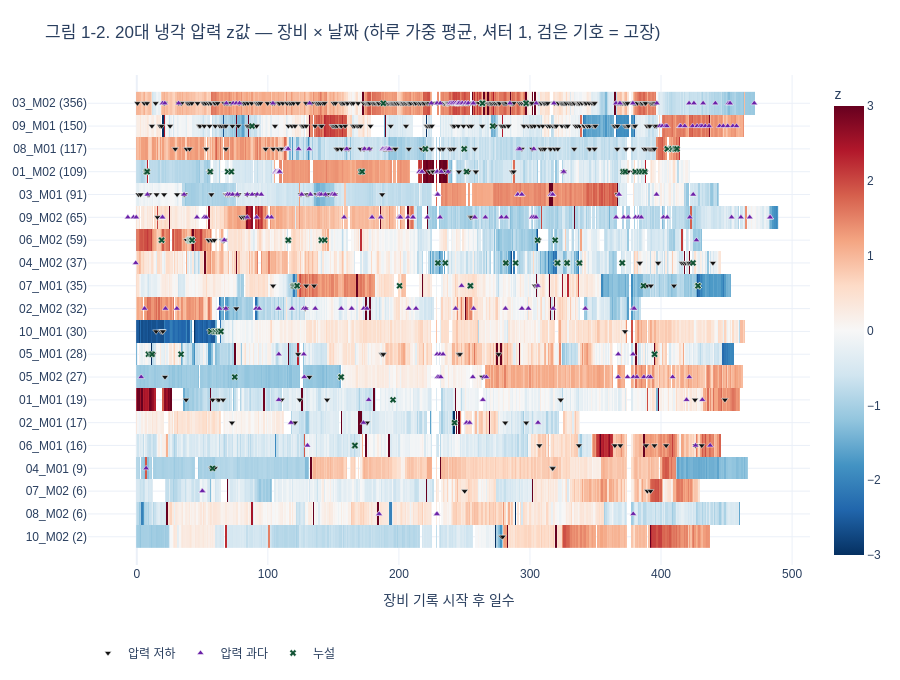
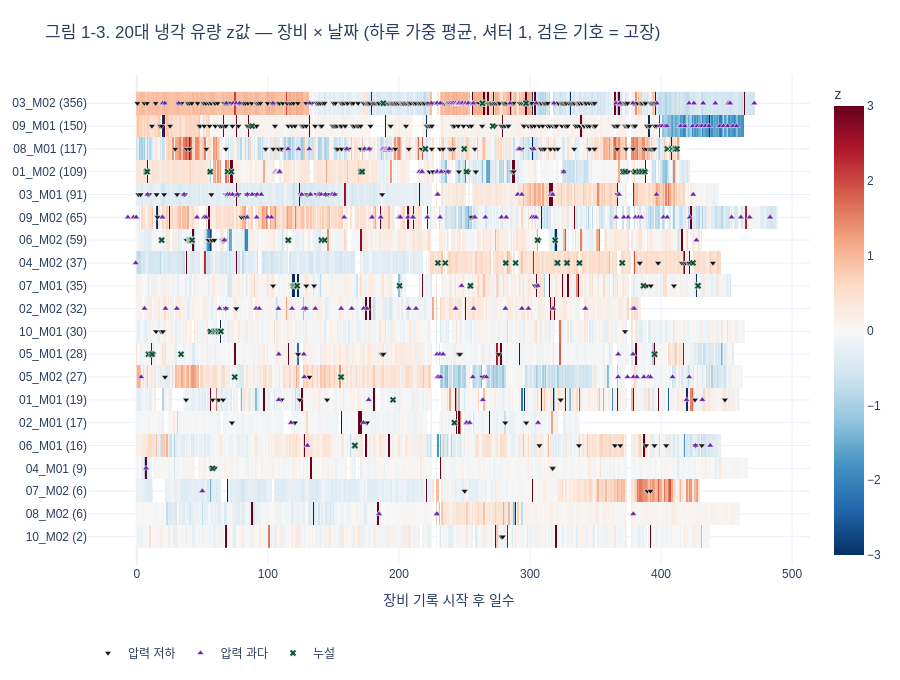
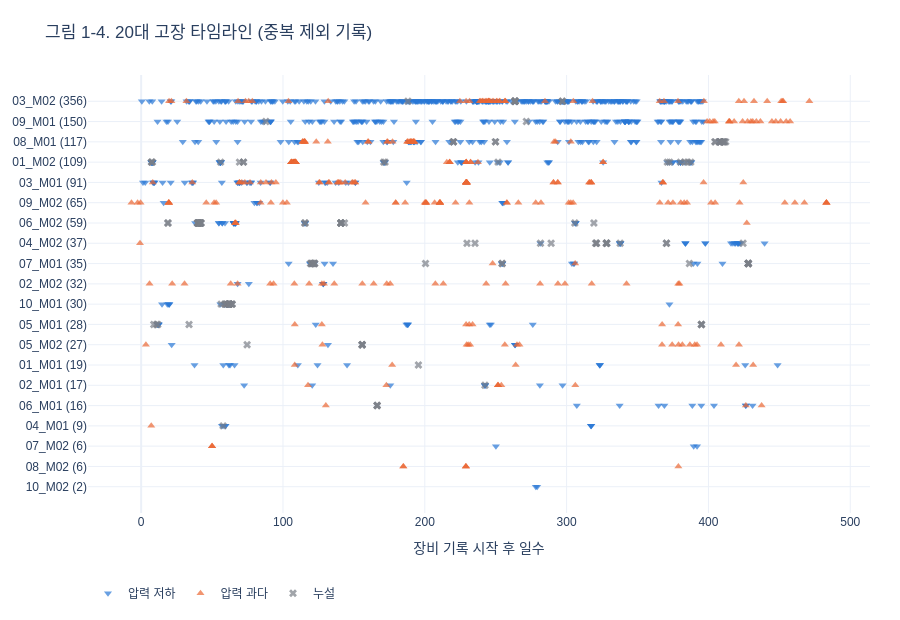
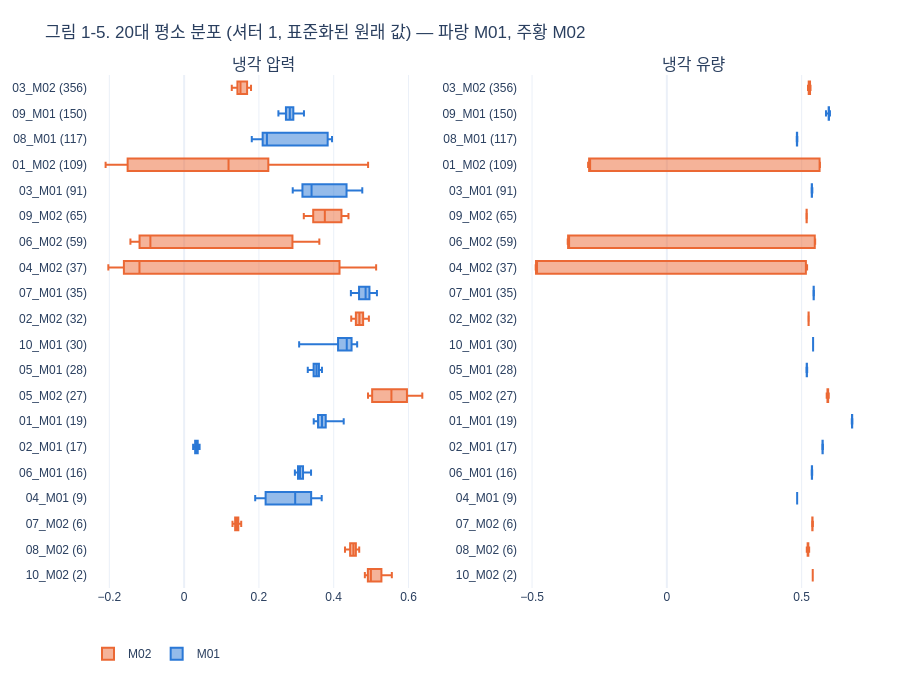

Notebook source saved alongside these figures, in order:
### Markdown cell above
### 1-2. 20대 전체 보기

점을 전부 찍으면 52만 개라 아무것도 안 보인다. **요약해서 한 장에** 그린다. 모두 20대 전체, 샘플링 없음, 셔터 1 구간이다. 장비는 고장 기록이 많은 순으로 위에서부터 놓고, 이름 옆 괄호는 고장 기록 수다.

| 그림 | 보는 것 | 만드는 법 |
|---|---|---|
| 1-2, 1-3 장비 × 날짜 히트맵 | 냉각 압력·유량이 언제 평소보다 높거나 낮았는지, 고장 직전에 색이 바뀌는지 | 칸 = 장비 하루. 색 = 그날 z값의 원본 행 수 가중 평균(±3에서 자름, 빨강 = 평소보다 높음, 파랑 = 낮음, 빈칸 = 셔터 1 기록 없음). 검은 기호 = 고장 기록 |
| 1-4 고장 타임라인 | 고장이 언제, 어느 장비에 몰렸는지 | 장비별 고장 기록을 종류별 기호로 찍는다 |
| 1-5 장비별 평소 분포 | 장비마다 평소 수준과 흔들림 폭 | 평소 구간의 표준화된 원래 값으로 분위수(5·25·50·75·95%)를 계산해 상자만 그린다 |

가로축은 장비마다 **기록 시작 후 일수**다(장비마다 기록 시작 시각이 다르다).

### Code cell
# 장비 순서: 고장 기록 많은 순 (위 → 아래), 표시 이름에 고장 수
fault_total = events.Tool.value_counts().reindex(sorted(df.Tool.unique()), fill_value=0)
tool_order = fault_total.sort_values(ascending=False).index.tolist()
tool_label = {tool: f'{tool} ({fault_total[tool]})' for tool in tool_order}
day_of_row = ((df.time_start - df.Tool.map(tool_start_by)) // DAY).astype(int)   # 장비 기록 시작 후 몇째 날
FAULT_MARK = dict(zip(ORDER, ['#111111', '#6b21a8', '#0f5132']))                 # 히트맵 위 고장 기호 색 (진한 색)

def daily_matrix(sensor):
    # 장비 × 날짜 행렬: 하루 z값의 원본 행 수 가중 평균 = Σ(z × n_rows) / Σ(n_rows)
    z_values = df['z_' + sensor]
    has_z = z_values.notna()
    daily = (pd.DataFrame({'Tool': df.Tool[has_z], 'day': day_of_row[has_z],
                           'z_x_weight': z_values[has_z] * df.n_rows[has_z], 'weight': df.n_rows[has_z]})
             .groupby(['Tool', 'day'])[['z_x_weight', 'weight']].sum())
    daily_mean = (daily.z_x_weight / daily.weight).unstack('day')
    all_days = np.arange(day_of_row.max() + 1)
    return daily_mean.reindex(index=tool_order, columns=all_days)

for fig_no, sensor in [(2, 'FLOWCOOLPRESSURE'), (3, 'FLOWCOOLFLOWRATE')]:
    matrix = daily_matrix(sensor)
    fig = go.Figure(go.Heatmap(z=matrix.clip(-3, 3).to_numpy(), x=matrix.columns, y=[tool_label[tool] for tool in tool_order],
                               zmid=0, zmin=-3, zmax=3, colorscale='RdBu_r', colorbar=dict(title='z'),
                               hovertemplate='%{y}<br>%{x}일째<br>z %{z:.2f}<extra></extra>'))
    for ftype in ORDER:
        type_events = events[events.종류 == ftype]
        fig.add_trace(go.Scatter(x=(type_events.time - type_events.Tool.map(tool_start_by)) / DAY,
                                 y=type_events.Tool.map(tool_label), mode='markers', name=ftype,
                                 marker=dict(symbol=FSYMBOL[ftype], color=FAULT_MARK[ftype], size=6,
                                             line=dict(color='white', width=.5)),
                                 hovertemplate='%{y}<br>' + ftype + ' %{x:.1f}일째<extra></extra>'))
    fig.update_yaxes(categoryorder='array', categoryarray=[tool_label[tool] for tool in tool_order][::-1])
    fig.update_xaxes(title_text='장비 기록 시작 후 일수')
    fig.update_layout(title=f'그림 1-{fig_no}. 20대 {NAMES[sensor]} z값 — 장비 × 날짜 (하루 가중 평균, 셔터 1, 검은 기호 = 고장)',
                      legend=dict(orientation='h', y=-0.15))
    show(fig, 680)

# 그림 1-4: 고장 타임라인
fig = go.Figure()
for ftype in ORDER:
    type_events = events[events.종류 == ftype]
    fig.add_trace(go.Scatter(x=(type_events.time - type_events.Tool.map(tool_start_by)) / DAY,
                             y=type_events.Tool.map(tool_label), mode='markers', name=ftype,
                             marker=dict(symbol=FSYMBOL[ftype], color=FCOLOR[ftype], size=7, opacity=.7),
                             hovertemplate='%{y}<br>' + ftype + ' %{x:.1f}일째<extra></extra>'))
fig.update_yaxes(categoryorder='array', categoryarray=[tool_label[tool] for tool in tool_order][::-1])
fig.update_xaxes(title_text='장비 기록 시작 후 일수')
fig.update_layout(title='그림 1-4. 20대 고장 타임라인 (중복 제외 기록)', legend=dict(orientation='h', y=-0.15))
show(fig, 620)

# 고장이 몰린 정도: 장비별로 고장 기록이 가장 많은 30일 창에 든 비율
def busiest_30d_share(fault_times):
    fault_times = np.sort(fault_times)
    if len(fault_times) == 0:
        return np.nan
    window_end = np.searchsorted(fault_times, fault_times + 30 * DAY)
    return (window_end - np.arange(len(fault_times))).max() / len(fault_times) * 100
concentration = pd.DataFrame({
    '고장 기록': fault_total[tool_order],
    '기간(일)': ((full_df.groupby('Tool').time_end.max() - tool_start_by) / DAY).round(0).astype(int)[tool_order],
    '가장 붐빈 30일에 든 비율(%)': [round(busiest_30d_share(events.loc[events.Tool == tool, 'time'].to_numpy()), 1)
                               for tool in tool_order]})
display(concentration.rename_axis('장비 (고장 많은 순)'))

# 그림 1-5: 20대 평소 분포 (냉각 압력·유량, 표준화된 원래 값, 상자 25~75%, 수염 5~95%)
QUANTILES = [.05, .25, .5, .75, .95]
M_COLOR = {'M01': '#2a78d6', 'M02': '#eb6834'}
fig = make_subplots(rows=1, cols=2, subplot_titles=[NAMES['FLOWCOOLPRESSURE'], NAMES['FLOWCOOLFLOWRATE']])
spread_all = []
for col, sensor in enumerate(['FLOWCOOLPRESSURE', 'FLOWCOOLFLOWRATE'], 1):
    for tool in tool_order:
        values = df.loc[(df.Tool == tool) & df.normal, sensor + '_mean'].dropna()
        p05, p25, p50, p75, p95 = values.quantile(QUANTILES).to_numpy()
        spread_all.append({'장비': tool, '센서': NAMES[sensor], '중앙값': p50, '25~75% 폭': p75 - p25})
        fig.add_trace(go.Box(y=[tool_label[tool]], q1=[p25], median=[p50], q3=[p75], lowerfence=[p05], upperfence=[p95],
                             orientation='h', marker_color=M_COLOR[tool[3:]], name=tool[3:], legendgroup=tool[3:],
                             showlegend=(col == 1 and tool == next(t for t in tool_order if t[3:] == tool[3:])),
                             boxpoints=False), row=1, col=col)
    fig.update_yaxes(categoryorder='array', categoryarray=[tool_label[tool] for tool in tool_order][::-1], row=1, col=col)
fig.update_layout(title='그림 1-5. 20대 평소 분포 (셔터 1, 표준화된 원래 값) — 파랑 M01, 주황 M02', legend=dict(orientation='h', y=-0.1))
show(fig, 680)
spread_table = pd.DataFrame(spread_all).pivot(index='장비', columns='센서', values='25~75% 폭').reindex(tool_order).round(3)
spread_table.insert(0, '고장 기록', fault_total[tool_order])
display(spread_table.rename_axis(columns='평소 25~75% 폭'))
display(spread_table.assign(구분=[tool[3:] for tool in spread_table.index]).groupby('구분')
        [[NAMES['FLOWCOOLPRESSURE'], NAMES['FLOWCOOLFLOWRATE']]].median().round(3).rename_axis(columns='평소 25~75% 폭 중앙값'))

### Figure 1 — Plotly figure (JSON) as saved in the notebook; plotly's stock layout.template omitted (floating-point values rounded to 4 significant figures; data arrays with more than 128 entries replaced by an {"elided": "..."} marker saying what was removed)
{"data": [{"colorbar": {"title": {"text": "z"}}, "colorscale": [[0.0, "rgb(5,48,97)"], [0.1, "rgb(33,102,172)"], [0.2, "rgb(67,147,195)"], [0.3, "rgb(146,197,222)"], [0.4, "rgb(209,229,240)"], [0.5, "rgb(247,247,247)"], [0.6, "rgb(253,219,199)"], [0.7, "rgb(244,165,130)"], [0.8, "rgb(214,96,77)"], [0.9, "rgb(178,24,43)"], [1.0, "rgb(103,0,31)"]], "hovertemplate": "%{y}<br>%{x}일째<br>z %{z:.2f}<extra></extra>", "type": "heatmap", "x": {"elided": "490 int values"}, "y": ["03_M02 (356)", "09_M01 (150)", "08_M01 (117)", "01_M02 (109)", "03_M01 (91)", "09_M02 (65)", "06_M02 (59)", "04_M02 (37)", "07_M01 (35)", "02_M02 (32)", "10_M01 (30)", "05_M01 (28)", "05_M02 (27)", "01_M01 (19)", "02_M01 (17)", "06_M01 (16)", "04_M01 (9)", "07_M02 (6)", "08_M02 (6)", "10_M02 (2)"], "z": {"elided": "20x490 float values"}, "zmax": 3, "zmid": 0, "zmin": -3}, {"hovertemplate": "%{y}<br>압력 저하 %{x:.1f}일째<extra></extra>", "marker": {"color": "#111111", "line": {"color": "white", "width": 0.5}, "size": 6, "symbol": "triangle-down"}, "mode": "markers", "name": "압력 저하", "type": "scatter", "x": {"elided": "741 float values"}, "y": {"elided": "741 str values"}}, {"hovertemplate": "%{y}<br>압력 과다 %{x:.1f}일째<extra></extra>", "marker": {"color": "#6b21a8", "line": {"color": "white", "width": 0.5}, "size": 6, "symbol": "triangle-up"}, "mode": "markers", "name": "압력 과다", "type": "scatter", "x": {"elided": "333 float values"}, "y": {"elided": "333 str values"}}, {"hovertemplate": "%{y}<br>누설 %{x:.1f}일째<extra></extra>", "marker": {"color": "#0f5132", "line": {"color": "white", "width": 0.5}, "size": 6, "symbol": "x"}, "mode": "markers", "name": "누설", "type": "scatter", "x": {"elided": "137 float values"}, "y": {"elided": "137 str values"}}], "layout": {"font": {"family": "Malgun Gothic, sans-serif"}, "height": 680, "legend": {"orientation": "h", "y": -0.15}, "margin": {"b": 70, "l": 30, "r": 30, "t": 75}, "title": {"text": "그림 1-2. 20대 냉각 압력 z값 — 장비 × 날짜 (하루 가중 평균, 셔터 1, 검은 기호 = 고장)"}, "xaxis": {"title": {"text": "장비 기록 시작 후 일수"}}, "yaxis": {"categoryarray": ["10_M02 (2)", "08_M02 (6)", "07_M02 (6)", "04_M01 (9)", "06_M01 (16)", "02_M01 (17)", "01_M01 (19)", "05_M02 (27)", "05_M01 (28)", "10_M01 (30)", "02_M02 (32)", "07_M01 (35)", "04_M02 (37)", "06_M02 (59)", "09_M02 (65)", "03_M01 (91)", "01_M02 (109)", "08_M01 (117)", "09_M01 (150)", "03_M02 (356)"], "categoryorder": "array"}}}

### Figure 2 — Plotly figure (JSON) as saved in the notebook; plotly's stock layout.template omitted (floating-point values rounded to 4 significant figures; data arrays with more than 128 entries replaced by an {"elided": "..."} marker saying what was removed)
{"data": [{"colorbar": {"title": {"text": "z"}}, "colorscale": [[0.0, "rgb(5,48,97)"], [0.1, "rgb(33,102,172)"], [0.2, "rgb(67,147,195)"], [0.3, "rgb(146,197,222)"], [0.4, "rgb(209,229,240)"], [0.5, "rgb(247,247,247)"], [0.6, "rgb(253,219,199)"], [0.7, "rgb(244,165,130)"], [0.8, "rgb(214,96,77)"], [0.9, "rgb(178,24,43)"], [1.0, "rgb(103,0,31)"]], "hovertemplate": "%{y}<br>%{x}일째<br>z %{z:.2f}<extra></extra>", "type": "heatmap", "x": {"elided": "490 int values"}, "y": ["03_M02 (356)", "09_M01 (150)", "08_M01 (117)", "01_M02 (109)", "03_M01 (91)", "09_M02 (65)", "06_M02 (59)", "04_M02 (37)", "07_M01 (35)", "02_M02 (32)", "10_M01 (30)", "05_M01 (28)", "05_M02 (27)", "01_M01 (19)", "02_M01 (17)", "06_M01 (16)", "04_M01 (9)", "07_M02 (6)", "08_M02 (6)", "10_M02 (2)"], "z": {"elided": "20x490 float values"}, "zmax": 3, "zmid": 0, "zmin": -3}, {"hovertemplate": "%{y}<br>압력 저하 %{x:.1f}일째<extra></extra>", "marker": {"color": "#111111", "line": {"color": "white", "width": 0.5}, "size": 6, "symbol": "triangle-down"}, "mode": "markers", "name": "압력 저하", "type": "scatter", "x": {"elided": "741 float values"}, "y": {"elided": "741 str values"}}, {"hovertemplate": "%{y}<br>압력 과다 %{x:.1f}일째<extra></extra>", "marker": {"color": "#6b21a8", "line": {"color": "white", "width": 0.5}, "size": 6, "symbol": "triangle-up"}, "mode": "markers", "name": "압력 과다", "type": "scatter", "x": {"elided": "333 float values"}, "y": {"elided": "333 str values"}}, {"hovertemplate": "%{y}<br>누설 %{x:.1f}일째<extra></extra>", "marker": {"color": "#0f5132", "line": {"color": "white", "width": 0.5}, "size": 6, "symbol": "x"}, "mode": "markers", "name": "누설", "type": "scatter", "x": {"elided": "137 float values"}, "y": {"elided": "137 str values"}}], "layout": {"font": {"family": "Malgun Gothic, sans-serif"}, "height": 680, "legend": {"orientation": "h", "y": -0.15}, "margin": {"b": 70, "l": 30, "r": 30, "t": 75}, "title": {"text": "그림 1-3. 20대 냉각 유량 z값 — 장비 × 날짜 (하루 가중 평균, 셔터 1, 검은 기호 = 고장)"}, "xaxis": {"title": {"text": "장비 기록 시작 후 일수"}}, "yaxis": {"categoryarray": ["10_M02 (2)", "08_M02 (6)", "07_M02 (6)", "04_M01 (9)", "06_M01 (16)", "02_M01 (17)", "01_M01 (19)", "05_M02 (27)", "05_M01 (28)", "10_M01 (30)", "02_M02 (32)", "07_M01 (35)", "04_M02 (37)", "06_M02 (59)", "09_M02 (65)", "03_M01 (91)", "01_M02 (109)", "08_M01 (117)", "09_M01 (150)", "03_M02 (356)"], "categoryorder": "array"}}}

### Figure 3 — Plotly figure (JSON) as saved in the notebook; plotly's stock layout.template omitted (floating-point values rounded to 4 significant figures; data arrays with more than 128 entries replaced by an {"elided": "..."} marker saying what was removed)
{"data": [{"hovertemplate": "%{y}<br>압력 저하 %{x:.1f}일째<extra></extra>", "marker": {"color": "#2a78d6", "opacity": 0.7, "size": 7, "symbol": "triangle-down"}, "mode": "markers", "name": "압력 저하", "type": "scatter", "x": {"elided": "741 float values"}, "y": {"elided": "741 str values"}}, {"hovertemplate": "%{y}<br>압력 과다 %{x:.1f}일째<extra></extra>", "marker": {"color": "#eb6834", "opacity": 0.7, "size": 7, "symbol": "triangle-up"}, "mode": "markers", "name": "압력 과다", "type": "scatter", "x": {"elided": "333 float values"}, "y": {"elided": "333 str values"}}, {"hovertemplate": "%{y}<br>누설 %{x:.1f}일째<extra></extra>", "marker": {"color": "#7a7f87", "opacity": 0.7, "size": 7, "symbol": "x"}, "mode": "markers", "name": "누설", "type": "scatter", "x": {"elided": "137 float values"}, "y": {"elided": "137 str values"}}], "layout": {"font": {"family": "Malgun Gothic, sans-serif"}, "height": 620, "legend": {"orientation": "h", "y": -0.15}, "margin": {"b": 70, "l": 30, "r": 30, "t": 75}, "title": {"text": "그림 1-4. 20대 고장 타임라인 (중복 제외 기록)"}, "xaxis": {"title": {"text": "장비 기록 시작 후 일수"}}, "yaxis": {"categoryarray": ["10_M02 (2)", "08_M02 (6)", "07_M02 (6)", "04_M01 (9)", "06_M01 (16)", "02_M01 (17)", "01_M01 (19)", "05_M02 (27)", "05_M01 (28)", "10_M01 (30)", "02_M02 (32)", "07_M01 (35)", "04_M02 (37)", "06_M02 (59)", "09_M02 (65)", "03_M01 (91)", "01_M02 (109)", "08_M01 (117)", "09_M01 (150)", "03_M02 (356)"], "categoryorder": "array"}}}

### Figure 4 — Plotly figure (JSON) as saved in the notebook; plotly's stock layout.template omitted (floating-point values rounded to 4 significant figures)
{"data": [{"boxpoints": false, "legendgroup": "M02", "lowerfence": [0.1274], "marker": {"color": "#eb6834"}, "median": [0.1507], "name": "M02", "orientation": "h", "q1": [0.1425], "q3": [0.1684], "showlegend": true, "type": "box", "upperfence": [0.1789], "xaxis": "x", "y": ["03_M02 (356)"], "yaxis": "y"}, {"boxpoints": false, "legendgroup": "M01", "lowerfence": [0.2521], "marker": {"color": "#2a78d6"}, "median": [0.2827], "name": "M01", "orientation": "h", "q1": [0.2723], "q3": [0.292], "showlegend": true, "type": "box", "upperfence": [0.3205], "xaxis": "x", "y": ["09_M01 (150)"], "yaxis": "y"}, {"boxpoints": false, "legendgroup": "M01", "lowerfence": [0.1809], "marker": {"color": "#2a78d6"}, "median": [0.2214], "name": "M01", "orientation": "h", "q1": [0.21], "q3": [0.3839], "showlegend": false, "type": "box", "upperfence": [0.3955], "xaxis": "x", "y": ["08_M01 (117)"], "yaxis": "y"}, {"boxpoints": false, "legendgroup": "M02", "lowerfence": [-0.2101], "marker": {"color": "#eb6834"}, "median": [0.1187], "name": "M02", "orientation": "h", "q1": [-0.1511], "q3": [0.2251], "showlegend": false, "type": "box", "upperfence": [0.492], "xaxis": "x", "y": ["01_M02 (109)"], "yaxis": "y"}, {"boxpoints": false, "legendgroup": "M01", "lowerfence": [0.2904], "marker": {"color": "#2a78d6"}, "median": [0.3408], "name": "M01", "orientation": "h", "q1": [0.3164], "q3": [0.4344], "showlegend": false, "type": "box", "upperfence": [0.4764], "xaxis": "x", "y": ["03_M01 (91)"], "yaxis": "y"}, {"boxpoints": false, "legendgroup": "M02", "lowerfence": [0.32], "marker": {"color": "#eb6834"}, "median": [0.3763], "name": "M02", "orientation": "h", "q1": [0.3452], "q3": [0.4207], "showlegend": false, "type": "box", "upperfence": [0.4395], "xaxis": "x", "y": ["09_M02 (65)"], "yaxis": "y"}, {"boxpoints": false, "legendgroup": "M02", "lowerfence": [-0.1437], "marker": {"color": "#eb6834"}, "median": [-0.09029], "name": "M02", "orientation": "h", "q1": [-0.1193], "q3": [0.2896], "showlegend": false, "type": "box", "upperfence": [0.3616], "xaxis": "x", "y": ["06_M02 (59)"], "yaxis": "y"}, {"boxpoints": false, "legendgroup": "M02", "lowerfence": [-0.2028], "marker": {"color": "#eb6834"}, "median": [-0.1195], "name": "M02", "orientation": "h", "q1": [-0.1611], "q3": [0.4156], "showlegend": false, "type": "box", "upperfence": [0.5135], "xaxis": "x", "y": ["04_M02 (37)"], "yaxis": "y"}, {"boxpoints": false, "legendgroup": "M01", "lowerfence": [0.446], "marker": {"color": "#2a78d6"}, "median": [0.4853], "name": "M01", "orientation": "h", "q1": [0.4678], "q3": [0.4956], "showlegend": false, "type": "box", "upperfence": [0.5156], "xaxis": "x", "y": ["07_M01 (35)"], "yaxis": "y"}, {"boxpoints": false, "legendgroup": "M02", "lowerfence": [0.4469], "marker": {"color": "#eb6834"}, "median": [0.4687], "name": "M02", "orientation": "h", "q1": [0.4593], "q3": [0.4787], "showlegend": false, "type": "box", "upperfence": [0.4941], "xaxis": "x", "y": ["02_M02 (32)"], "yaxis": "y"}, {"boxpoints": false, "legendgroup": "M01", "lowerfence": [0.3076], "marker": {"color": "#2a78d6"}, "median": [0.4349], "name": "M01", "orientation": "h", "q1": [0.4116], "q3": [0.4478], "showlegend": false, "type": "box", "upperfence": [0.4627], "xaxis": "x", "y": ["10_M01 (30)"], "yaxis": "y"}, {"boxpoints": false, "legendgroup": "M01", "lowerfence": [0.3306], "marker": {"color": "#2a78d6"}, "median": [0.354], "name": "M01", "orientation": "h", "q1": [0.3462], "q3": [0.3605], "showlegend": false, "type": "box", "upperfence": [0.3686], "xaxis": "x", "y": ["05_M01 (28)"], "yaxis": "y"}, {"boxpoints": false, "legendgroup": "M02", "lowerfence": [0.4917], "marker": {"color": "#eb6834"}, "median": [0.5544], "name": "M02", "orientation": "h", "q1": [0.5028], "q3": [0.5959], "showlegend": false, "type": "box", "upperfence": [0.637], "xaxis": "x", "y": ["05_M02 (27)"], "yaxis": "y"}, {"boxpoints": false, "legendgroup": "M01", "lowerfence": [0.3466], "marker": {"color": "#2a78d6"}, "median": [0.3686], "name": "M01", "orientation": "h", "q1": [0.3581], "q3": [0.3787], "showlegend": false, "type": "box", "upperfence": [0.4268], "xaxis": "x", "y": ["01_M01 (19)"], "yaxis": "y"}, {"boxpoints": false, "legendgroup": "M01", "lowerfence": [0.024], "marker": {"color": "#2a78d6"}, "median": [0.03247], "name": "M01", "orientation": "h", "q1": [0.02947], "q3": [0.03634], "showlegend": false, "type": "box", "upperfence": [0.04133], "xaxis": "x", "y": ["02_M01 (17)"], "yaxis": "y"}, {"boxpoints": false, "legendgroup": "M01", "lowerfence": [0.2961], "marker": {"color": "#2a78d6"}, "median": [0.3099], "name": "M01", "orientation": "h", "q1": [0.3045], "q3": [0.3179], "showlegend": false, "type": "box", "upperfence": [0.3394], "xaxis": "x", "y": ["06_M01 (16)"], "yaxis": "y"}, {"boxpoints": false, "legendgroup": "M01", "lowerfence": [0.19], "marker": {"color": "#2a78d6"}, "median": [0.297], "name": "M01", "orientation": "h", "q1": [0.2179], "q3": [0.3397], "showlegend": false, "type": "box", "upperfence": [0.3679], "xaxis": "x", "y": ["04_M01 (9)"], "yaxis": "y"}, {"boxpoints": false, "legendgroup": "M02", "lowerfence": [0.1293], "marker": {"color": "#eb6834"}, "median": [0.1403], "name": "M02", "orientation": "h", "q1": [0.1364], "q3": [0.1449], "showlegend": false, "type": "box", "upperfence": [0.1526], "xaxis": "x", "y": ["07_M02 (6)"], "yaxis": "y"}, {"boxpoints": false, "legendgroup": "M02", "lowerfence": [0.4302], "marker": {"color": "#eb6834"}, "median": [0.4526], "name": "M02", "orientation": "h", "q1": [0.4439], "q3": [0.4593], "showlegend": false, "type": "box", "upperfence": [0.4683], "xaxis": "x", "y": ["08_M02 (6)"], "yaxis": "y"}, {"boxpoints": false, "legendgroup": "M02", "lowerfence": [0.4833], "marker": {"color": "#eb6834"}, "median": [0.4995], "name": "M02", "orientation": "h", "q1": [0.4914], "q3": [0.5276], "showlegend": false, "type": "box", "upperfence": [0.5555], "xaxis": "x", "y": ["10_M02 (2)"], "yaxis": "y"}, {"boxpoints": false, "legendgroup": "M02", "lowerfence": [0.5237], "marker": {"color": "#eb6834"}, "median": [0.528], "name": "M02", "orientation": "h", "q1": [0.5263], "q3": [0.5312], "showlegend": false, "type": "box", "upperfence": [0.533], "xaxis": "x2", "y": ["03_M02 (356)"], "yaxis": "y2"}, {"boxpoints": false, "legendgroup": "M01", "lowerfence": [0.5904], "marker": {"color": "#2a78d6"}, "median": [0.6009], "name": "M01", "orientation": "h", "q1": [0.6003], "q3": [0.6015], "showlegend": false, "type": "box", "upperfence": [0.6051], "xaxis": "x2", "y": ["09_M01 (150)"], "yaxis": "y2"}, {"boxpoints": false, "legendgroup": "M01", "lowerfence": [0.4819], "marker": {"color": "#2a78d6"}, "median": [0.4829], "name": "M01", "orientation": "h", "q1": [0.4824], "q3": [0.4834], "showlegend": false, "type": "box", "upperfence": [0.4842], "xaxis": "x2", "y": ["08_M01 (117)"], "yaxis": "y2"}, {"boxpoints": false, "legendgroup": "M02", "lowerfence": [-0.292], "marker": {"color": "#eb6834"}, "median": [-0.2851], "name": "M02", "orientation": "h", "q1": [-0.2883], "q3": [0.5667], "showlegend": false, "type": "box", "upperfence": [0.568], "xaxis": "x2", "y": ["01_M02 (109)"], "yaxis": "y2"}, {"boxpoints": false, "legendgroup": "M01", "lowerfence": [0.537], "marker": {"color": "#2a78d6"}, "median": [0.5379], "name": "M01", "orientation": "h", "q1": [0.5376], "q3": [0.5384], "showlegend": false, "type": "box", "upperfence": [0.5397], "xaxis": "x2", "y": ["03_M01 (91)"], "yaxis": "y2"}, {"boxpoints": false, "legendgroup": "M02", "lowerfence": [0.5178], "marker": {"color": "#eb6834"}, "median": [0.5186], "name": "M02", "orientation": "h", "q1": [0.5183], "q3": [0.519], "showlegend": false, "type": "box", "upperfence": [0.5194], "xaxis": "x2", "y": ["09_M02 (65)"], "yaxis": "y2"}, {"boxpoints": false, "legendgroup": "M02", "lowerfence": [-0.3677], "marker": {"color": "#eb6834"}, "median": [-0.365], "name": "M02", "orientation": "h", "q1": [-0.3662], "q3": [0.5488], "showlegend": false, "type": "box", "upperfence": [0.5502], "xaxis": "x2", "y": ["06_M02 (59)"], "yaxis": "y2"}, {"boxpoints": false, "legendgroup": "M02", "lowerfence": [-0.4865], "marker": {"color": "#eb6834"}, "median": [-0.4835], "name": "M02", "orientation": "h", "q1": [-0.4852], "q3": [0.5158], "showlegend": false, "type": "box", "upperfence": [0.5203], "xaxis": "x2", "y": ["04_M02 (37)"], "yaxis": "y2"}, {"boxpoints": false, "legendgroup": "M01", "lowerfence": [0.5439], "marker": {"color": "#2a78d6"}, "median": [0.5447], "name": "M01", "orientation": "h", "q1": [0.5445], "q3": [0.545], "showlegend": false, "type": "box", "upperfence": [0.5457], "xaxis": "x2", "y": ["07_M01 (35)"], "yaxis": "y2"}, {"boxpoints": false, "legendgroup": "M02", "lowerfence": [0.5253], "marker": {"color": "#eb6834"}, "median": [0.5259], "name": "M02", "orientation": "h", "q1": [0.5257], "q3": [0.5261], "showlegend": false, "type": "box", "upperfence": [0.5266], "xaxis": "x2", "y": ["02_M02 (32)"], "yaxis": "y2"}, {"boxpoints": false, "legendgroup": "M01", "lowerfence": [0.5425], "marker": {"color": "#2a78d6"}, "median": [0.5426], "name": "M01", "orientation": "h", "q1": [0.5425], "q3": [0.5426], "showlegend": false, "type": "box", "upperfence": [0.5426], "xaxis": "x2", "y": ["10_M01 (30)"], "yaxis": "y2"}, {"boxpoints": false, "legendgroup": "M01", "lowerfence": [0.5179], "marker": {"color": "#2a78d6"}, "median": [0.5193], "name": "M01", "orientation": "h", "q1": [0.5189], "q3": [0.5197], "showlegend": false, "type": "box", "upperfence": [0.5206], "xaxis": "x2", "y": ["05_M01 (28)"], "yaxis": "y2"}, {"boxpoints": false, "legendgroup": "M02", "lowerfence": [0.593], "marker": {"color": "#eb6834"}, "median": [0.5971], "name": "M02", "orientation": "h", "q1": [0.5959], "q3": [0.5984], "showlegend": false, "type": "box", "upperfence": [0.6007], "xaxis": "x2", "y": ["05_M02 (27)"], "yaxis": "y2"}, {"boxpoints": false, "legendgroup": "M01", "lowerfence": [0.6861], "marker": {"color": "#2a78d6"}, "median": [0.6872], "name": "M01", "orientation": "h", "q1": [0.6869], "q3": [0.6876], "showlegend": false, "type": "box", "upperfence": [0.6884], "xaxis": "x2", "y": ["01_M01 (19)"], "yaxis": "y2"}, {"boxpoints": false, "legendgroup": "M01", "lowerfence": [0.5767], "marker": {"color": "#2a78d6"}, "median": [0.5778], "name": "M01", "orientation": "h", "q1": [0.5774], "q3": [0.5783], "showlegend": false, "type": "box", "upperfence": [0.5792], "xaxis": "x2", "y": ["02_M01 (17)"], "yaxis": "y2"}, {"boxpoints": false, "legendgroup": "M01", "lowerfence": [0.5373], "marker": {"color": "#2a78d6"}, "median": [0.5383], "name": "M01", "orientation": "h", "q1": [0.5379], "q3": [0.5387], "showlegend": false, "type": "box", "upperfence": [0.5393], "xaxis": "x2", "y": ["06_M01 (16)"], "yaxis": "y2"}, {"boxpoints": false, "legendgroup": "M01", "lowerfence": [0.4834], "marker": {"color": "#2a78d6"}, "median": [0.4834], "name": "M01", "orientation": "h", "q1": [0.4834], "q3": [0.4834], "showlegend": false, "type": "box", "upperfence": [0.4834], "xaxis": "x2", "y": ["04_M01 (9)"], "yaxis": "y2"}, {"boxpoints": false, "legendgroup": "M02", "lowerfence": [0.5389], "marker": {"color": "#eb6834"}, "median": [0.5399], "name": "M02", "orientation": "h", "q1": [0.5395], "q3": [0.5405], "showlegend": false, "type": "box", "upperfence": [0.5419], "xaxis": "x2", "y": ["07_M02 (6)"], "yaxis": "y2"}, {"boxpoints": false, "legendgroup": "M02", "lowerfence": [0.5192], "marker": {"color": "#eb6834"}, "median": [0.5239], "name": "M02", "orientation": "h", "q1": [0.5223], "q3": [0.5248], "showlegend": false, "type": "box", "upperfence": [0.5279], "xaxis": "x2", "y": ["08_M02 (6)"], "yaxis": "y2"}, {"boxpoints": false, "legendgroup": "M02", "lowerfence": [0.5412], "marker": {"color": "#eb6834"}, "median": [0.5412], "name": "M02", "orientation": "h", "q1": [0.5412], "q3": [0.5413], "showlegend": false, "type": "box", "upperfence": [0.5413], "xaxis": "x2", "y": ["10_M02 (2)"], "yaxis": "y2"}], "layout": {"annotations": [{"font": {"size": 16}, "showarrow": false, "text": "냉각 압력", "x": 0.225, "xanchor": "center", "xref": "paper", "y": 1.0, "yanchor": "bottom", "yref": "paper"}, {"font": {"size": 16}, "showarrow": false, "text": "냉각 유량", "x": 0.775, "xanchor": "center", "xref": "paper", "y": 1.0, "yanchor": "bottom", "yref": "paper"}], "font": {"family": "Malgun Gothic, sans-serif"}, "height": 680, "legend": {"orientation": "h", "y": -0.1}, "margin": {"b": 70, "l": 30, "r": 30, "t": 75}, "title": {"text": "그림 1-5. 20대 평소 분포 (셔터 1, 표준화된 원래 값) — 파랑 M01, 주황 M02"}, "xaxis": {"anchor": "y", "domain": [0.0, 0.45]}, "xaxis2": {"anchor": "y2", "domain": [0.55, 1.0]}, "yaxis": {"anchor": "x", "categoryarray": ["10_M02 (2)", "08_M02 (6)", "07_M02 (6)", "04_M01 (9)", "06_M01 (16)", "02_M01 (17)", "01_M01 (19)", "05_M02 (27)", "05_M01 (28)", "10_M01 (30)", "02_M02 (32)", "07_M01 (35)", "04_M02 (37)", "06_M02 (59)", "09_M02 (65)", "03_M01 (91)", "01_M02 (109)", "08_M01 (117)", "09_M01 (150)", "03_M02 (356)"], "categoryorder": "array", "domain": [0.0, 1.0]}, "yaxis2": {"anchor": "x2", "categoryarray": ["10_M02 (2)", "08_M02 (6)", "07_M02 (6)", "04_M01 (9)", "06_M01 (16)", "02_M01 (17)", "01_M01 (19)", "05_M02 (27)", "05_M01 (28)", "10_M01 (30)", "02_M02 (32)", "07_M01 (35)", "04_M02 (37)", "06_M02 (59)", "09_M02 (65)", "03_M01 (91)", "01_M02 (109)", "08_M01 (117)", "09_M01 (150)", "03_M02 (356)"], "categoryorder": "array", "domain": [0.0, 1.0]}}}
